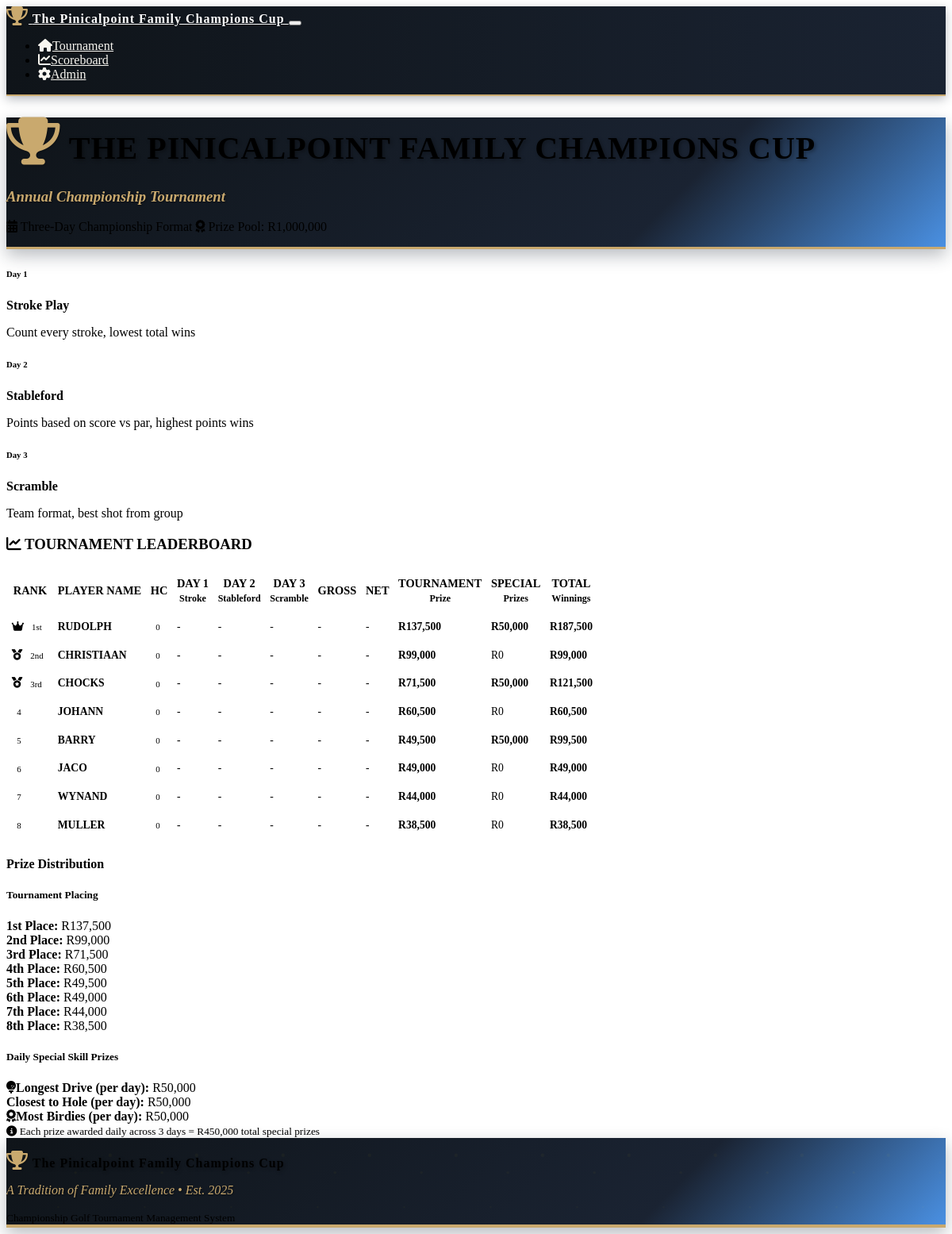
The app's page /scoreboard with its own data.
### models.py (models this page shows)
class Round(db.Model):
    id = db.Column(db.Integer, primary_key=True)
    tournament_id = db.Column(db.Integer, db.ForeignKey('tournament.id'), nullable=False)
    day = db.Column(db.Integer, nullable=False)  # 1, 2, or 3
    format = db.Column(db.String(50), nullable=False)  # 'stroke_play', 'stableford', 'scramble'
    date = db.Column(db.Date, nullable=False)
    completed = db.Column(db.Boolean, default=False)
    scores = db.relationship('Score', backref='round', lazy=True)

class Player(db.Model):
    id = db.Column(db.Integer, primary_key=True)
    name = db.Column(db.String(100), nullable=False)
    tournament_id = db.Column(db.Integer, db.ForeignKey('tournament.id'), nullable=False)
    handicap = db.Column(db.Integer, default=0)
    created_at = db.Column(db.DateTime, default=datetime.utcnow)
    scores = db.relationship('Score', backref='player', lazy=True)

### routes.py (the view)
@app.route('/scoreboard')
def scoreboard():
    tournament = Tournament.query.first()
    if not tournament:
        return redirect(url_for('player_setup'))
    leaderboard = calculate_leaderboard(tournament.id)
    rounds = Round.query.filter_by(tournament_id=tournament.id).order_by(Round.day).all()
    player_count = len(Player.query.filter_by(tournament_id=tournament.id).all())
    prize_distribution = get_prize_distribution(player_count)
    return render_template('scoreboard.html',
                         tournament=tournament,
                         leaderboard=leaderboard,
                         rounds=rounds,
                         prize_distribution=prize_distribution,
                         tournament_formats=TOURNAMENT_FORMATS)

### templates/scoreboard.html (shortened to what this page needs)
{% extends "base.html" %}
{% block content %}
<div class="container-fluid">
    <div class="row mb-3">
        <div class="col-12">
            <div class="card scoreboard-header">
                <div class="card-body text-center py-3 position-relative">
                    <h1 class="display-4 text-white mb-2 tournament-logo">
                        <i class="fas fa-trophy me-2 trophy-icon"></i>
                        THE PINICALPOINT FAMILY CHAMPIONS CUP
                    </h1>
                    <h3 class="tournament-tagline mb-2">Annual Championship Tournament</h3>
                    <div class="row justify-content-center">
                        <div class="col-md-10">
                            <p class="text-white mb-1">
                                <i class="fas fa-calendar-alt me-2"></i>
                                Three-Day Championship Format
                                <span class="ms-4">
                                    <i class="fas fa-award me-2"></i>
                                    Prize Pool: R{{ "{:,}".format(1000000) }}
                                </span>
                            </p>
                        </div>
                    </div>
                </div>
            </div>
        </div>
    </div>
    <div class="row mb-3">
        <div class="col-12">
            <div class="card">
                <div class="card-body py-2">
                    <div class="row text-center">
                        {% for day, format_info in tournament_formats.items() %}
                        <div class="col-md-4">
                            <h6 class="text-primary mb-1">Day {{ day }}</h6>
                            <p class="mb-1"><strong>{{ format_info.name }}</strong></p>
                            <p class="text-muted small mb-0">{{ format_info.description }}</p>
                        </div>
                        {% endfor %}
                    </div>
                </div>
            </div>
        </div>
    </div>
    <div class="row">
        <div class="col-12">
            <div class="card">
                <div class="card-header">
                    <h3 class="mb-0 text-center">
                        <i class="fas fa-chart-line me-2"></i>
                        TOURNAMENT LEADERBOARD
                    </h3>
                </div>
                <div class="card-body p-0">
                    <div class="table-responsive">
                        <table class="table table-striped scoreboard-table mb-0">
                            <thead class="table-dark">
                                <tr>
                                    <th class="text-center py-2">RANK</th>
                                    <th class="py-2">PLAYER NAME</th>
                                    <th class="text-center py-2">HC</th>
                                    <th class="text-center py-2">DAY 1<br><small>Stroke</small></th>
                                    <th class="text-center py-2">DAY 2<br><small>Stableford</small></th>
                                    <th class="text-center py-2">DAY 3<br><small>Scramble</small></th>
                                    <th class="text-center py-2">GROSS</th>
                                    <th class="text-center py-2">NET</th>
                                    <th class="text-center py-2">TOURNAMENT<br><small>Prize</small></th>
                                    <th class="text-center py-2">SPECIAL<br><small>Prizes</small></th>
                                    <th class="text-center py-2">TOTAL<br><small>Winnings</small></th>
                                </tr>
                            </thead>
                            <tbody>
                                {% for player_data in leaderboard %}
                                <tr class="{% if player_data.rank <= 3 %}table-warning{% endif %}">
                                    <td class="text-center py-2">
                                        {% if player_data.rank == 1 %}
                                            <i class="fas fa-crown text-warning me-1"></i>
                                            <span class="badge bg-warning text-dark">1st</span>
                                        {% elif player_data.rank == 2 %}
                                            <i class="fas fa-medal text-secondary me-1"></i>
                                            <span class="badge bg-secondary">2nd</span>
                                        {% elif player_data.rank == 3 %}
                                            <i class="fas fa-medal text-warning me-1"></i>
                                            <span class="badge bg-warning text-dark">3rd</span>
                                        {% else %}
                                            <span class="badge bg-primary">{{ player_data.rank }}</span>
                                        {% endif %}
                                    </td>
                                    <td class="py-2">
                                        <strong>{{ player_data.player.name.upper() }}</strong>
                                    </td>
                                    <td class="text-center py-2">
                                        <span class="badge bg-secondary">{{ player_data.player.handicap or 0 }}</span>
                                    </td>
                                    <td class="text-center py-2">
                                        {% if player_data.day_scores[0] %}
                                            <span class="badge bg-info">{{ player_data.day_scores[0] }}</span>
                                        {% else %}
                                            <span class="text-muted">-</span>
                                        {% endif %}
                                    </td>
                                    <td class="text-center py-2">
                                        {% if player_data.day_scores[1] %}
                                            <span class="badge bg-success">{{ player_data.day_scores[1] }}pts</span>
                                        {% else %}
                                            <span class="text-muted">-</span>
                                        {% endif %}
                                    </td>
                                    <td class="text-center py-2">
                                        {% if player_data.day_scores[2] %}
                                            <span class="badge bg-primary">{{ player_data.day_scores[2] }}</span>
                                        {% else %}
                                            <span class="text-muted">-</span>
                                        {% endif %}
                                    </td>
                                    <td class="text-center py-2">
                                        {% if player_data.total_score > 0 %}
                                            <strong class="text-primary">{{ player_data.total_score }}</strong>
                                        {% else %}
                                            <span class="text-muted">-</span>
                                        {% endif %}
                                    </td>
                                    <td class="text-center py-2">
                                        {% if player_data.net_score %}
                                            <strong class="text-success">{{ player_data.net_score }}</strong>
                                        {% else %}
                                            <span class="text-muted">-</span>
                                        {% endif %}
                                    </td>
                                    <td class="text-center py-2">
                                        <strong class="text-success">R{{ "{:,}".format(player_data.prize) }}</strong>
                                    </td>
                                    <td class="text-center py-2">
                                        {% if player_data.special_prizes_won > 0 %}
                                            <strong class="text-warning">R{{ "{:,}".format(player_data.special_prizes_won) }}</strong>
                                        {% else %}
                                            <span class="text-muted">R0</span>
                                        {% endif %}
                                    </td>
                                    <td class="text-center py-2">
                                        <strong class="text-primary">R{{ "{:,}".format(player_data.total_winnings) }}</strong>
                                    </td>
                                </tr>
                                {% endfor %}
                            </tbody>
                        </table>
                    </div>
                </div>
            </div>
        </div>
    </div>
    <div class="row mt-4">
        <div class="col-12">
            <div class="card bg-dark text-light">
                <div class="card-body text-center py-3">
                    <h4 class="mb-3">Prize Distribution</h4>
                    <h5 class="text-warning mb-2">Tournament Placing</h5>
                    <div class="row mb-3">
                        {% for rank, prize in prize_distribution.main_prizes.items() %}
                        <div class="col-md-3 col-6 mb-2">
                            <strong>{{ rank }}{% if rank == 1 %}st{% elif rank == 2 %}nd{% elif rank == 3 %}rd{% else %}th{% endif %} Place:</strong>
                            <span class="text-success ms-1">R{{ "{:,}".format(prize) }}</span>
                        </div>
                        {% endfor %}
                    </div>
                    <h5 class="text-warning mb-2">Daily Special Skill Prizes</h5>
                    <div class="row">
                        <div class="col-md-4 col-12 mb-2">
                            <strong><i class="fas fa-golf-ball me-2"></i>Longest Drive (per day):</strong>
                            <span class="text-success ms-1">R{{ "{:,}".format(prize_distribution.daily_special_prizes.day_1.longest_drive) }}</span>
                        </div>
                        <div class="col-md-4 col-12 mb-2">
                            <strong>Closest to Hole (per day):</strong>
                            <span class="text-success ms-1">R{{ "{:,}".format(prize_distribution.daily_special_prizes.day_1.closest_hole) }}</span>
                        </div>
                        <div class="col-md-4 col-12 mb-2">
                            <strong><i class="fas fa-award me-2"></i>Most Birdies (per day):</strong>
                            <span class="text-success ms-1">R{{ "{:,}".format(prize_distribution.daily_special_prizes.day_1.most_birdies) }}</span>
                        </div>
                    </div>
                    <div class="row mt-2">
                        <div class="col-12">
                            <small class="text-muted">
                                <i class="fas fa-info-circle me-1"></i>
                                Each prize awarded daily across 3 days = R450,000 total special prizes
                            </small>
                        </div>
                    </div>
                </div>
            </div>
        </div>
    </div>
</div>
{% endblock %}

### static/css/custom.css (style rules this page uses)
:root { --tournament-navy: #1a2332; --tournament-gold: #c9a96e; --tournament-white: #FFFFFF; --tournament-dark-navy: #0f1419; --tournament-accent-blue: #4a90e2; --tournament-cream: #f8f6f0; --tournament-silver: #8a9ba8; --tournament-shadow: rgba(26, 35, 50, 0.3); --tournament-green: #2d5a27; --tournament-light-green: #4a7c59; }
.tournament-logo { font-family: 'Georgia', serif; font-weight: bold; text-shadow: 2px 2px 4px rgba(0,0,0,0.3); letter-spacing: 1px; }
.tournament-tagline { font-family: 'Georgia', serif; font-style: italic; color: var(--tournament-gold); text-shadow: 1px 1px 2px rgba(0,0,0,0.5); }
.scoreboard-header { box-shadow: 0 8px 20px var(--tournament-shadow); background: linear-gradient(135deg, var(--tournament-dark-navy) 0%, var(--tournament-navy) 70%, var(--tournament-accent-blue) 100%); border-bottom: 3px solid var(--tournament-gold); }
.scoreboard-table { font-size: 1.1rem; }
.scoreboard-table th, .scoreboard-table td { vertical-align: middle; border-width: 2px; }
.scoreboard-table .badge { font-size: 0.9em; padding: 0.5em 0.75em; }
@media (min-width: 1200px) { .scoreboard-table { font-size: 1.1rem; } }
@media (min-width: 1200px) { .scoreboard-table th { font-size: 1rem; padding: 0.75rem 0.5rem; } }
@media (min-width: 1200px) { .scoreboard-table td { padding: 0.75rem 0.5rem; } }
@media (min-width: 1200px) { .display-4 { font-size: 2.5rem; } }
.scoreboard-table { font-size: 0.95rem; line-height: 1.3; }
.scoreboard-table th { font-weight: 600; white-space: nowrap; font-size: 0.9rem; }
.scoreboard-table td { white-space: nowrap; vertical-align: middle; }
.scoreboard-table .badge { font-size: 0.8em; padding: 0.35em 0.6em; }
@media (max-width: 1400px) { .scoreboard-table { font-size: 0.9rem; } }
@media (max-width: 1400px) { .scoreboard-table th, .scoreboard-table td { padding: 0.5rem 0.3rem; } }
@media (max-width: 1200px) { .scoreboard-table { font-size: 0.85rem; } }
.trophy-icon { color: var(--tournament-gold); text-shadow: 1px 1px 2px rgba(0,0,0,0.3); font-size: 1.5em; }

### records on screen
Round: day "2", name "Stableford", description "Points based on score vs par, highest points wins"
Round: day "3", name "Scramble", description "Team format, best shot from group"
Player: player.name "RUDOLPH", player "0"
Player: player.name "CHRISTIAAN", player "0"
Player: player.name "CHOCKS", player "0"
Player: player.name "JOHANN", player "0"
Player: player.name "BARRY", player "0"
Player: player.name "JACO", player "0"
Player: player.name "WYNAND", player "0"
Player: player.name "MULLER", player "0"

### other values on screen
{{ "{:,}".format(1000000) }} "1,000,000"
{{ day }} "1"
{{ "{:,}".format(player_data.prize) }} "137,500" "99,000" "71,500" "60,500" "49,500" "49,000" "44,000" "38,500"
{{ "{:,}".format(player_data.special_prizes_won) }} "50,000" "50,000" "50,000"
{{ "{:,}".format(player_data.total_winnings) }} "187,500" "99,000" "121,500" "60,500" "99,500" "49,000" "44,000" "38,500"
{{ player_data.rank }} "4" "5" "6" "7" "8"
{{ rank }} "1" "2" "3" "4" "5" "6" "7" "8"
{{ "{:,}".format(prize) }} "137,500" "99,000" "71,500" "60,500" "49,500" "49,000" "44,000" "38,500"
